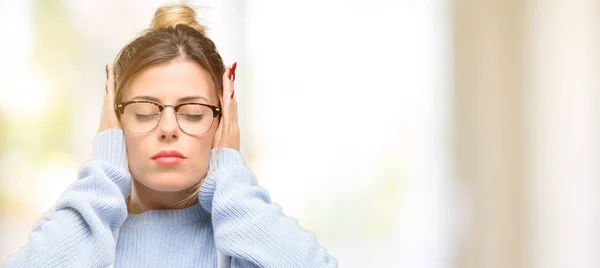
#> input picture gambaradli.jpg, 600 x 268 px
$ jupyter execute --allow-errors ADLINITIP.ipynb   (shell and % lines are left out)
#> lines starting #> are read from the running program, lines starting #| are printed output that depends on the picture
[cell 1]
import matplotlib.pyplot as plt
import numpy as np
import cv2 as opencv

from PIL import Image
from skimage import data
from skimage.io import imread
from skimage.color import rgb2gray
from matplotlib import cm

[cell 2]
img5 = opencv.imread("gambaradli.jpg")
#> img5 is the input picture: shape (268, 600, 3); mean B, G, R 215.4, 223.6, 231.1

[cell 3]
opencv.imshow("citra" , img5)
opencv.waitKey(0)
opencv.destroyAllWindows()

# GRAY SCALE

[cell 4]
img99 = imread(fname = "gambaradli.jpg")
print(img5.shape)
#| (268, 600, 3)

plt.imshow(img5, cmap='gray')
plt.show()

#> (a cell that did not finish here is left out)

#> (a cell that did not finish here is left out)

#> (a cell that did not finish here is left out)

#> (a cell that did not finish here is left out)

[cell 9]
img2 = Image.open("gambaradli.jpg")
img_arr = np.array(img5)
total_pixel = img_arr.size
#> total_pixel = 482400
print(total_pixel)
#| 482400

# BRIGHTENESS

[cell 10]
[baris, kolom] = img5.shape[:2]
#> baris = 268; kolom = 600

[cell 11]
beta = 33
img_bright = np.zeros((baris, kolom, 3))
for x in range (baris):
    for y in range (kolom):
        gyx = img5 [x,y]+beta
        img_bright [x,y] = gyx
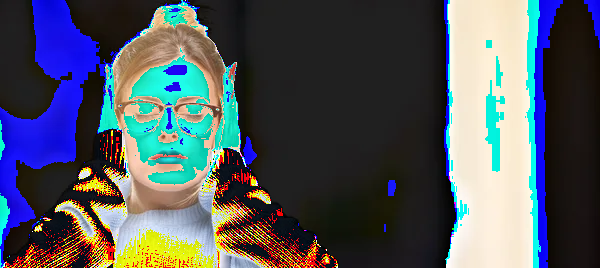
#> img_bright: shape (268, 600, 3) float64; mean B, G, R 94.3, 86.7, 80.2

img_bright = img_bright.astype(np.uint8)

fig, axs = plt.subplots(2,2, figsize =(21,7))
axs[0,0].imshow(img5)
#> (the rest of this cell did not finish here and is left out)
